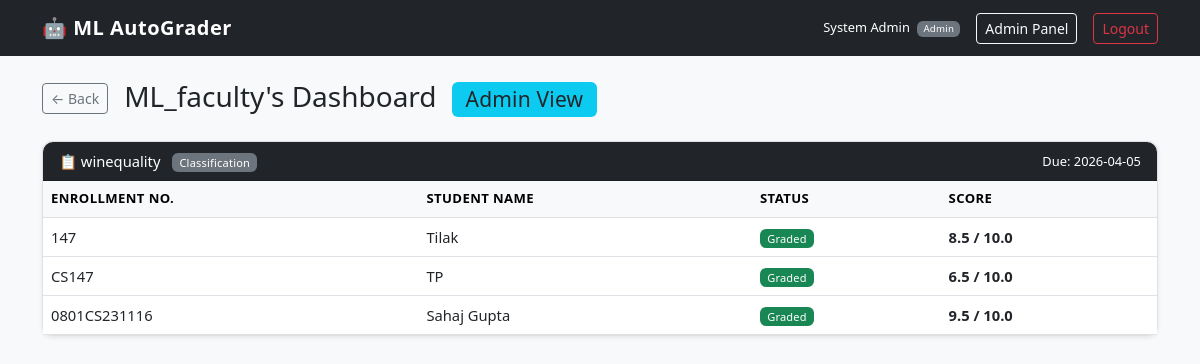
Page /admin/view_teacher/2 (signed in) on the earlier database version.
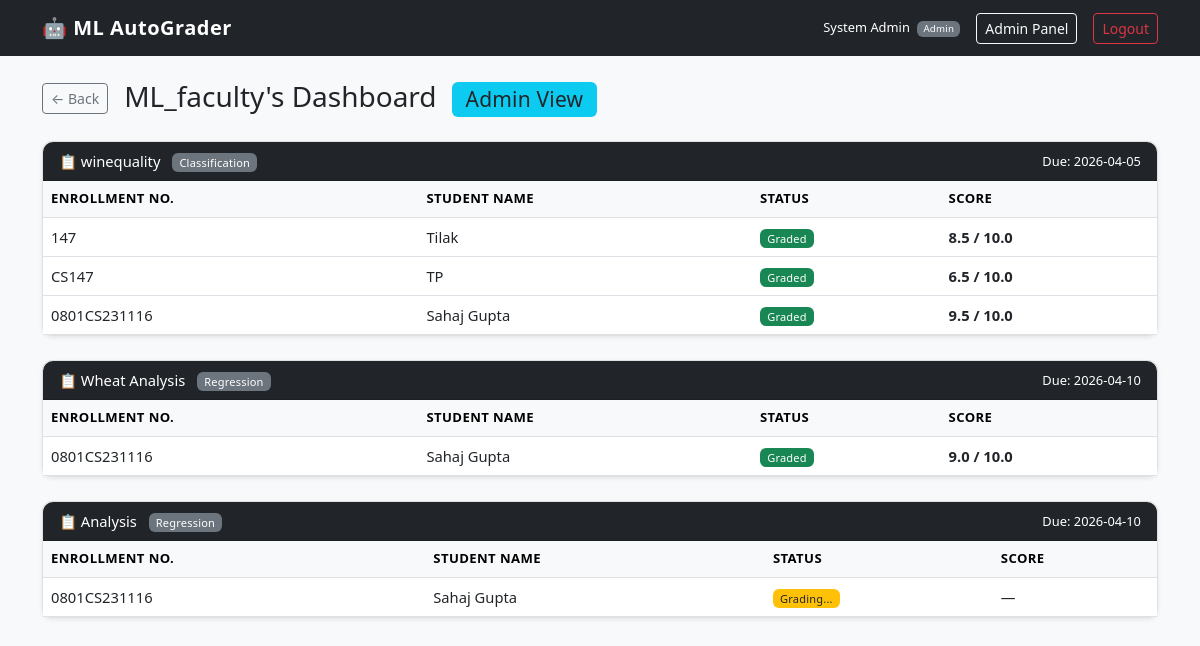
Same page on the later database version.
### models.py (models this page shows, shortened)
class Assignment(db.Model):
    __tablename__ = "assignment"
    id           = db.Column(db.Integer, primary_key=True)
    title        = db.Column(db.String(200), nullable=False)
    description  = db.Column(db.Text,        nullable=False)
    due_date     = db.Column(db.String(50),  nullable=False)
    task_type    = db.Column(db.String(50),  nullable=False)
    rubric_json  = db.Column(db.Text, nullable=False)
    dataset_path = db.Column(db.String(300), nullable=True)
    teacher_id   = db.Column(db.Integer, db.ForeignKey("user.id"), nullable=False)
    grading_status = db.Column(db.String(30), default="pending")
    created_at   = db.Column(db.DateTime, default=datetime.utcnow)
    submissions  = db.relationship("Submission", backref="assignment", lazy=True)

class User(db.Model, UserMixin):
    __tablename__ = "user"
    id            = db.Column(db.Integer, primary_key=True)
    name          = db.Column(db.String(100), nullable=False)
    email         = db.Column(db.String(120), unique=True, nullable=False)
    password      = db.Column(db.String(200), nullable=False)
    role          = db.Column(db.String(20), nullable=False)
    status        = db.Column(db.String(20), nullable=True, default="approved")
    enrollment_no = db.Column(db.String(50), unique=True, nullable=True)
    branch        = db.Column(db.String(50), nullable=True)
    batch         = db.Column(db.String(50), nullable=True)
    assignments   = db.relationship("Assignment", backref="creator", lazy=True)
    submissions   = db.relationship("Submission", backref="student",  lazy=True)

class Submission(db.Model):
    __tablename__ = "submission"
    id            = db.Column(db.Integer, primary_key=True)
    student_id    = db.Column(db.Integer, db.ForeignKey("user.id"),         nullable=False)
    assignment_id = db.Column(db.Integer, db.ForeignKey("assignment.id"),   nullable=False)
    file_path     = db.Column(db.String(300), nullable=False)
    status        = db.Column(db.String(30), default="submitted")
    score         = db.Column(db.Float,  nullable=True)
    max_score     = db.Column(db.Float,  nullable=True)
    result_json   = db.Column(db.Text, nullable=True)
    released      = db.Column(db.Boolean, default=False)
    submitted_at  = db.Column(db.DateTime, default=datetime.utcnow)
    graded_at     = db.Column(db.DateTime, nullable=True)

### app.py (the view)
@app.route("/admin/view_teacher/<int:teacher_id>")
@login_required
def admin_view_teacher(teacher_id):
    if current_user.role != "admin":
        return "Access denied", 403
    teacher     = User.query.get_or_404(teacher_id)
    assignments = Assignment.query.filter_by(teacher_id=teacher_id).all()
    students    = {u.id: u for u in User.query.filter_by(role="student").all()}
    return render_template(
        "admin/teacher_view.html",
        teacher     = teacher,
        assignments = assignments,
        students    = students,
    )

### app.py (called while the page is built)
@login_manager.user_loader
def load_user(user_id):
    return User.query.get(int(user_id))

### templates/admin/teacher_view.html (shortened to what this page needs)
{% extends 'base.html' %}
{% block content %}
<div class="d-flex align-items-center gap-3 mb-4">
    <a href="{{ url_for('admin_dashboard') }}" class="btn btn-outline-secondary btn-sm">← Back</a>
    <h3 class="mb-0">{{ teacher.name }}'s Dashboard <span class="badge bg-info text-dark ms-2">Admin View</span></h3>
</div>
{% for assignment in assignments %}
<div class="card mb-4 shadow-sm">
    <div class="card-header bg-dark text-white d-flex justify-content-between align-items-center">
        <span>📋 {{ assignment.title }} <span class="badge bg-secondary ms-2">{{ assignment.task_type }}</span></span>
        <small>Due: {{ assignment.due_date }}</small>
    </div>
    <div class="card-body p-0">
        {% set assign_subs = assignment.submissions %}
        {% if assign_subs %}
        <table class="table table-hover mb-0">
            <thead class="table-light">
                <tr>
                    <th>Enrollment No.</th>
                    <th>Student Name</th>
                    <th>Status</th>
                    <th>Score</th>
                </tr>
            </thead>
            <tbody>
                {% for sub in assign_subs %}
                <tr>
                    <td>{{ students[sub.student_id].enrollment_no }}</td>
                    <td>{{ students[sub.student_id].name }}</td>
                    <td>
                        {% if sub.status == 'graded' %}
                            <span class="badge bg-success">Graded</span>
                        {% elif sub.status == 'grading' %}
                            <span class="badge bg-warning text-dark">Grading...</span>
                        {% else %}
                            <span class="badge bg-secondary">Submitted</span>
                        {% endif %}
                    </td>
                    <td>
                        {% if sub.score is not none %}
                            <strong>{{ sub.score }} / {{ sub.max_score }}</strong>
                        {% else %}
                            —
                        {% endif %}
                    </td>
                </tr>
                {% endfor %}
            </tbody>
        </table>
        {% else %}
        <p class="text-muted p-3 mb-0">No submissions yet.</p>
        {% endif %}
    </div>
</div>
{% endfor %}
{% endblock %}

Differences in the rows shown:
added Assignment: title "Wheat Analysis", task_type "Regression", due_date "2026-04-10"
added Submission: {{ students[sub.student_id].enrollment_no }} "0801CS231116", {{ students[sub.student_id].name }} "Sahaj Gupta", status "Graded", score "9.0", max_score "10.0", shown under "Wheat Analysis"
added Assignment: title "Analysis", task_type "Regression", due_date "2026-04-10"
added Submission: {{ students[sub.student_id].enrollment_no }} "0801CS231116", {{ students[sub.student_id].name }} "Sahaj Gupta", status "Grading...", shown under "Analysis"
